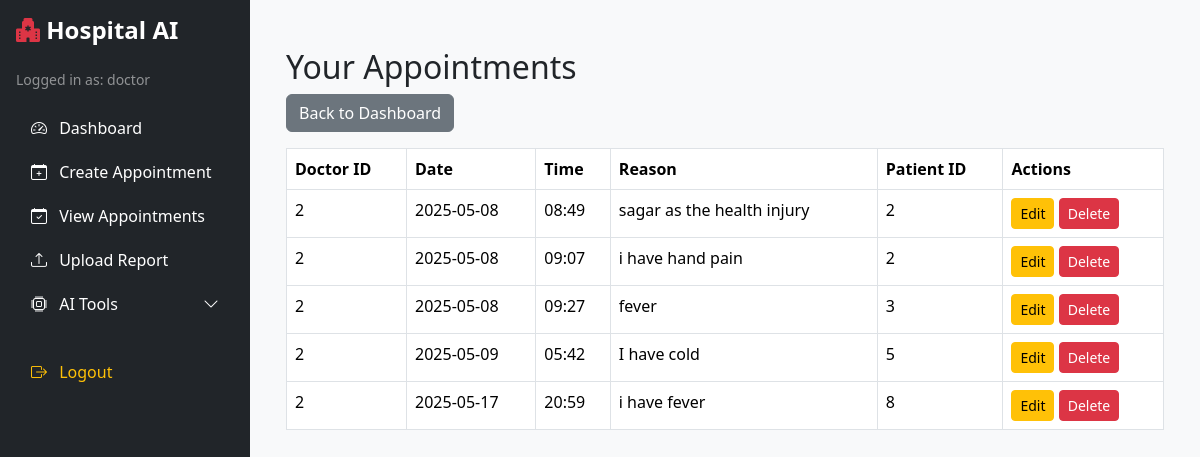
Page /view_appointments (signed in) on the committed database.
### app/models/user.py (models this page shows, shortened)
class User(UserMixin, db.Model):
    id = db.Column(db.Integer, primary_key=True)
    username = db.Column(db.String(100), unique=True, nullable=False)
    password = db.Column(db.String(100), nullable=False)
    role = db.Column(db.String(20), nullable=False)  # 'admin', 'doctor', 'patient'

### app/models/appointment.py (models this page shows)
class Appointment(db.Model):
    id = db.Column(db.Integer, primary_key=True)
    patient_id = db.Column(db.Integer, db.ForeignKey('user.id'), nullable=False)
    doctor_id = db.Column(db.Integer, db.ForeignKey('user.id'), nullable=False)
    date = db.Column(db.DateTime, nullable=False)
    reason = db.Column(db.String(255), nullable=False)
    doctor = db.relationship('User', foreign_keys=[doctor_id], backref='doctor_appointments', lazy=True)
    patient = db.relationship('User', foreign_keys=[patient_id], backref='patient_appointments', lazy=True)

### app/controllers/appointment_controller.py (the view)
@appointment_bp.route('/view_appointments')
@login_required
def view_appointments():
    if current_user.role == 'admin':
        appointments = Appointment.query.all()
    elif current_user.role == 'doctor':
        appointments = Appointment.query.filter_by(doctor_id=current_user.id).all()
    elif current_user.role == 'patient':
        appointments = Appointment.query.filter_by(patient_id=current_user.id).all()
    else:
        appointments = []
    return render_template('view_appointments.html', appointments=appointments)

### app/models/user.py (called while the page is built)
@login_manager.user_loader
def load_user(user_id):
    return User.query.get(int(user_id))

### app/templates/view_appointments.html
{% extends 'base.html' %}
{% block content %}
<div class="container mt-4">
  <h2>Your Appointments</h2>
  <a href="{{ url_for('auth.dashboard') }}" class="btn btn-secondary mb-3">Back to Dashboard</a>
  <table class="table table-bordered">
    <thead class="thead-dark">
      <tr>
        <th>Doctor ID</th>
        <th>Date</th>
        <th>Time</th>
        <th>Reason</th>
        {% if current_user.role != 'patient' %}
        <th>Patient ID</th>
        <th>Actions</th>
        {% endif %}
      </tr>
    </thead>
    <tbody>
      {% for appt in appointments %}
      <tr>
        <td>{{ appt.doctor_id }}</td>
        <td>{{ appt.date.strftime('%Y-%m-%d') }}</td>
        <td>{{ appt.date.strftime('%H:%M') }}</td>
        <td>{{ appt.reason }}</td>
        {% if current_user.role != 'patient' %}
        <td>{{ appt.patient_id }}</td>
        <td>
          <a href="{{ url_for('appointment.edit_appointment', appointment_id=appt.id) }}" class="btn btn-sm btn-warning">Edit</a>
          <a href="{{ url_for('appointment.delete_appointment', appointment_id=appt.id) }}" class="btn btn-sm btn-danger"
            onclick="return confirm('Are you sure you want to delete this appointment?');">Delete</a>
        </td>
        {% endif %}
      </tr>
      {% endfor %}
    </tbody>
  </table>
</div>
{% endblock %}

### app/templates/base.html (shortened to what this page needs)
<!DOCTYPE html>
<html lang="en">
<head>
    <link href="https://cdn.jsdelivr.net/npm/bootstrap@5.3.2/dist/css/bootstrap.min.css" rel="stylesheet">
    <link href="https://cdn.jsdelivr.net/npm/bootstrap-icons@1.10.5/font/bootstrap-icons.css" rel="stylesheet">
</head>
<body>
<div class="d-flex">
    <div class="bg-dark text-white p-3 sidebar">
        <h4 class="mb-4"><i class="bi bi-hospital-fill text-danger"></i> Hospital AI</h4>
        {% if current_user.is_authenticated %}
            <p class="text-white-50 small">Logged in as: {{ current_user.role }}</p>
            <ul class="nav flex-column">
                <li class="nav-item">
                    <a class="nav-link text-white" href="{{ url_for('auth.dashboard') }}">
                        <i class="bi bi-speedometer2 me-2"></i> Dashboard
                    </a>
                </li>
                <li class="nav-item">
                    <a class="nav-link text-white" href="{{ url_for('appointment.create_appointment') }}">
                        <i class="bi bi-calendar-plus me-2"></i> Create Appointment
                    </a>
                </li>
                {% if current_user.role in ['admin', 'doctor'] %}
                    <li class="nav-item">
                        <a class="nav-link text-white" href="{{ url_for('appointment.view_appointments') }}">
                            <i class="bi bi-calendar-check me-2"></i> View Appointments
                        </a>
                    </li>
                {% endif %}
                <li class="nav-item">
                    <a class="nav-link text-white" href="{{ url_for('report.upload_report') }}">
                        <i class="bi bi-upload me-2"></i> Upload Report
                    </a>
                </li>
                <li class="nav-item">
                    <a class="nav-link text-white" data-bs-toggle="collapse" href="#aiTools" role="button" aria-expanded="false">
                        <i class="bi bi-cpu me-2"></i> AI Tools <i class="bi bi-chevron-down float-end"></i>
                    </a>
                </li>
                <li class="nav-item mt-4">
                    <a class="nav-link text-warning" href="{{ url_for('auth.logout') }}">
                        <i class="bi bi-box-arrow-right me-2"></i> Logout
                    </a>
                </li>
            </ul>
        {% else %}
            <p class="text-white">Not logged in</p>
        {% endif %}
    </div>
    <div class="flex-grow-1 p-4 main-content">
        {% block content %}{% endblock %}
    </div>
</div>
</body>
</html>

### app/templates/base.html (style rules this page uses)
body { font-family: 'Segoe UI', sans-serif; }
.sidebar { width: 250px; min-height: 100vh; }
.sidebar .nav-link { padding: 10px 15px; border-radius: 5px; transition: background 0.3s; }
.sidebar h4 { font-weight: bold; }
.nav-link i { font-size: 1rem; }
.main-content { background-color: #f8f9fa; min-height: 100vh; }

### rows in the picture
User: role "doctor"
Appointment: doctor_id "2", date "2025-05-08", date "08:49", reason "sagar as the health injury", patient_id "2"
Appointment: doctor_id "2", date "2025-05-08", date "09:07", reason "i have hand pain", patient_id "2"
Appointment: doctor_id "2", date "2025-05-08", date "09:27", reason "fever", patient_id "3"
Appointment: doctor_id "2", date "2025-05-09", date "05:42", reason "I have cold", patient_id "5"
Appointment: doctor_id "2", date "2025-05-17", date "20:59", reason "i have fever", patient_id "8"
